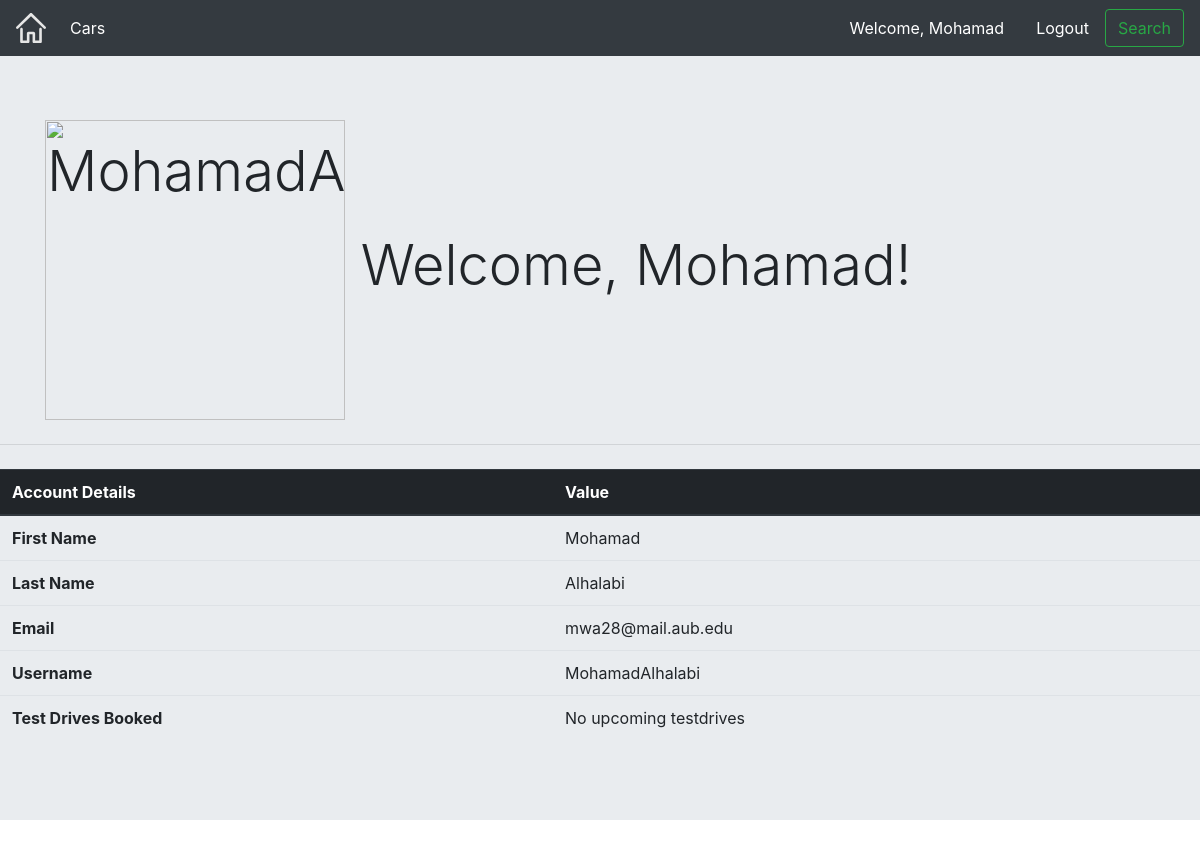
Before: /accounts/profile/MohamadAlhalabi with the older database file.
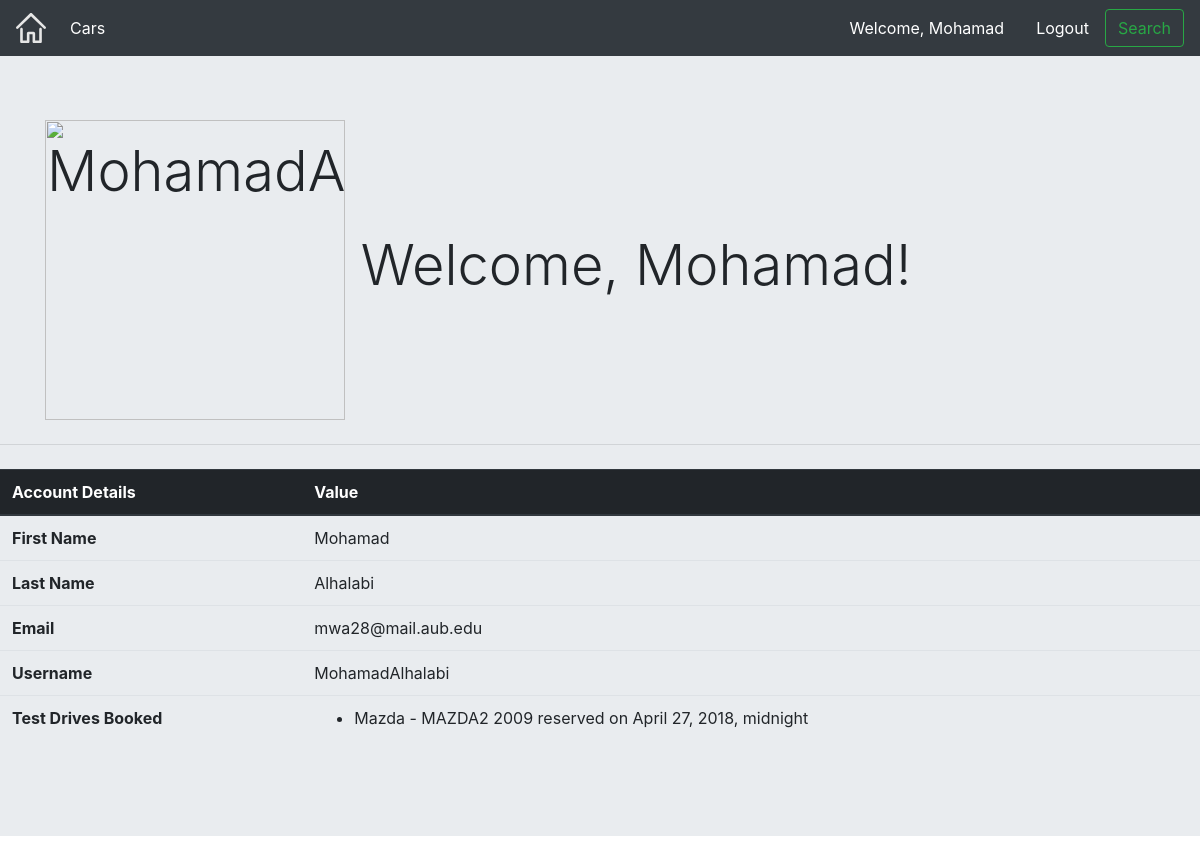
After: the same page with the newer database file.
### testdrive/models.py (models this page shows, shortened)
class TDModel(models.Model):
    driveDate = models.DateTimeField('Test Drive Date', default=datetime.now)
    driveCar = models.ForeignKey(CarModel, on_delete=models.CASCADE, default=1)
    driver = models.ForeignKey(User, on_delete=models.CASCADE, default=1)

### cars/models.py (models this page shows, shortened)
class CarModel(models.Model):
    CarImg = models.FileField()
    CarBrand = models.CharField(max_length=45)
    Model = models.CharField(max_length=45)
    Year = models.CharField(max_length=40)
    Engine = models.CharField(max_length=40)
    Cylinders = models.CharField(max_length=16)
    DoorsNum = models.CharField(max_length=40)
    Weight = models.CharField(max_length=40)
    Fuel = models.CharField(max_length=15)
    BodyType = models.CharField(max_length=20)
    Transmission = models.CharField(max_length=45)
    HP = models.CharField(max_length=40)
    TopSpeed = models.CharField(max_length=40)
    FuelCapacity = models.CharField(max_length=40)
    Country = models.CharField(max_length=45)
    Mileage = models.CharField(max_length=40)
    Color = models.CharField(max_length=45)
    def __str__(self):
        return self.CarBrand + ' - ' + self.Model + ' ' + self.Year

### accounts/views.py (the view)
# urls.py: url(r'^profile/(?P<username>[a-zA-Z0-9]+)$', views.get_user_profile, name='profile'),
def get_user_profile(request, username):
    user = User.objects.get(username=username)
    upcoming = []
    testdrive = TDModel.objects.filter(driver=user)
    for drive in testdrive:
        if drive.driveDate> timezone.now():
            upcoming.append(drive)
    return render(request, 'accounts/user_profile.html', {"user": user, 'upcoming': upcoming})

### templates/accounts/user_profile.html (shortened to what this page needs)
{% extends   'exterior.html' %}
{% load staticfiles %}
{% block login %}
        {% if user.is_authenticated %}
            <a class="nav-item nav-link" href="{% url 'accounts:profile' username=user.username %}" style="color: white; ">Welcome, {{ user.first_name }}</a>
        {% else %}
            <a class="nav-item nav-link" href="{% url 'accounts:login' %}" style="color: white; ">Login</a>
        {% endif %}
    {% endblock %}
    {% block logout %}
        {% if user.is_authenticated %}
            <a class="nav-item nav-link" href="{% url 'accounts:logout' %}" style="color: white; ">Logout</a>
        {% else %}
            <a class="nav-item nav-link" href="{% url 'accounts:register' %}" style="color:white;">Register</a>
        {% endif %}
    {% endblock %}
{% block content %}
    <div class="jumbotron jumbotron-fluid">
  <div class="container">
    <h1 class="display-4"> <img src="{% static 'img/back.jpg' %}" style="width: 300px;" alt="{{user.username}}"> Welcome, {{ user.first_name }}!</h1>
  </div>
    <hr class="my-4">
        <p class="lead">
        <table class="table">
        <thead class="thead-dark">
        <tr>
            <th scope="col">Account Details</th>
            <th scope="col">Value</th>
    </tr>
  </thead>
  <tbody>
    <tr>
      <th scope="row">First Name</th>
      <td>{{user.first_name}}</td>
    </tr>
    <tr>
      <th scope="row">Last Name</th>
      <td>{{user.last_name}}</td>
    </tr>
    <tr>
      <th scope="row">Email</th>
      <td>{{user.email}}</td>
    </tr>
  <tr>
      <th scope="row">Username</th>
      <td>{{user.username}}</td>
    </tr>
  <tr>
      <th scope="row">Test Drives Booked</th>
  <td>
  {% if upcoming %}
       <ul>
      {% for drive in upcoming %}
          <li>{{ drive.driveCar }} reserved on {{drive.driveDate}}</li>
      {% endfor %}
      </ul>
      {% else %}
      No upcoming testdrives
  {% endif %}
  </td>
    </tr>
  </tbody>
</table>
</div>
{% endblock %}

Changed rows visible on the page:
added TDModel: driveCar "Mazda - MAZDA2 2009", driveDate "April 27, 2018, midnight"
Other visible differences:
text no longer shown: "No upcoming testdrives"
